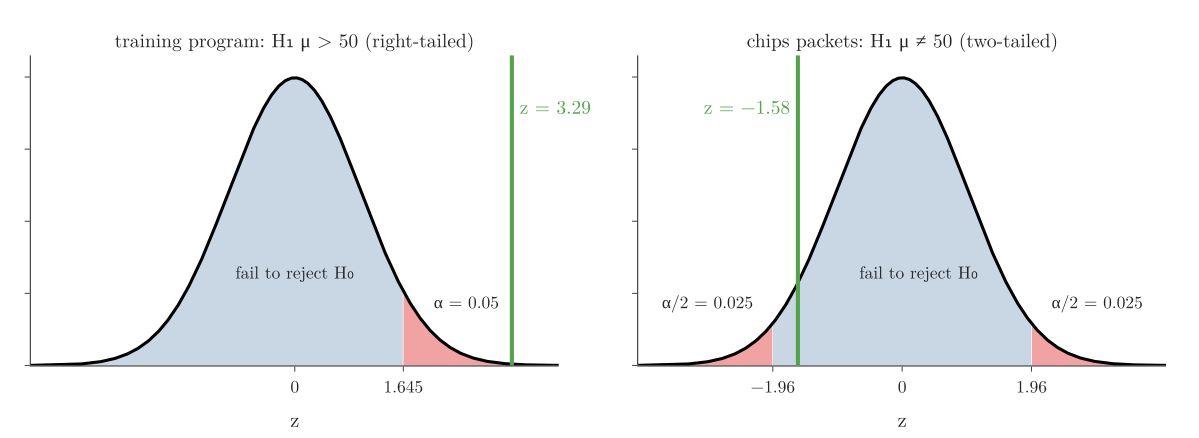

Reproduce this figure in Python.
"""Rejection regions on the standard normal curve for the two z-test examples:
right-tailed (training program, z = 3.29) and two-tailed (chips packets, z = -1.58), alpha = 0.05."""
from pathlib import Path
import numpy as np
from plotly.subplots import make_subplots
from scipy import stats

here = Path(__file__).parent
BLUE_FILL, RED_FILL, GREEN = "rgba(76,120,168,0.30)", "rgba(228,87,86,0.55)", "#54A24B"
z = np.linspace(-4, 4, 800)
pdf = stats.norm.pdf
cases = [  # title, rejection test, critical values, observed z
    ("training program: H₁ μ > 50 (right-tailed)", lambda x: x >= 1.645, [1.645], 3.29),
    ("chips packets: H₁ μ ≠ 50 (two-tailed)", lambda x: np.abs(x) >= 1.96, [-1.96, 1.96], -1.58),
]
fig = make_subplots(rows=1, cols=2, horizontal_spacing=0.07, subplot_titles=[c[0] for c in cases])
for i, (title, rejects, crit, zobs) in enumerate(cases, start=1):
    keep = z[~rejects(z)]
    fig.add_scatter(x=keep, y=pdf(keep), fill="tozeroy", fillcolor=BLUE_FILL, line=dict(width=0), row=1, col=i)
    for side in ([z[z >= crit[-1]]] if len(crit) == 1 else [z[z <= crit[0]], z[z >= crit[1]]]):
        fig.add_scatter(x=side, y=pdf(side), fill="tozeroy", fillcolor=RED_FILL, line=dict(width=0), row=1, col=i)
    fig.add_scatter(x=z, y=pdf(z), mode="lines", line=dict(color="black", width=3), row=1, col=i)
    fig.add_vline(x=zobs, line=dict(color=GREEN, width=4), opacity=1, row=1, col=i)
    fig.add_annotation(x=zobs, y=0.36, text=f"z = {zobs:.2f}".replace("-", "−"), showarrow=False, font=dict(size=19, color=GREEN),
                       xanchor="left" if zobs > 0 else "right", xshift=6 if zobs > 0 else -6, row=1, col=i)
    if len(crit) == 1:
        fig.add_annotation(x=2.6, y=0.09, text="α = 0.05", showarrow=False, font_size=17, row=1, col=i)
        fig.add_annotation(x=0, y=0.13, text="fail to reject H₀", showarrow=False, font_size=17, row=1, col=i)
    else:
        for s in (-1, 1):
            fig.add_annotation(x=s * 2.95, y=0.09, text="α/2 = 0.025", showarrow=False, font_size=17, row=1, col=i)
        fig.add_annotation(x=0.25, y=0.13, text="fail to reject H₀", showarrow=False, font_size=17, row=1, col=i)
    fig.update_xaxes(tickvals=[0] + crit, ticktext=["0"] + [f"{c:.4g}".replace("-", "−") for c in crit],
                     title_text="z", range=[-4, 4], row=1, col=i)
fig.update_yaxes(showticklabels=False, range=[0, 0.43])
fig.update_annotations(font_family="Latin Modern Roman")
fig.layout.annotations[0].font.size = fig.layout.annotations[1].font.size = 19
fig.update_layout(template="simple_white", width=1150, height=420, showlegend=False,
                  font=dict(family="Latin Modern Roman", size=17), margin=dict(l=20, r=20, t=45, b=50))
fig.write_image(here / "rejection_regions.png", scale=2)
fig.write_image(here / "rejection_regions.pdf")
